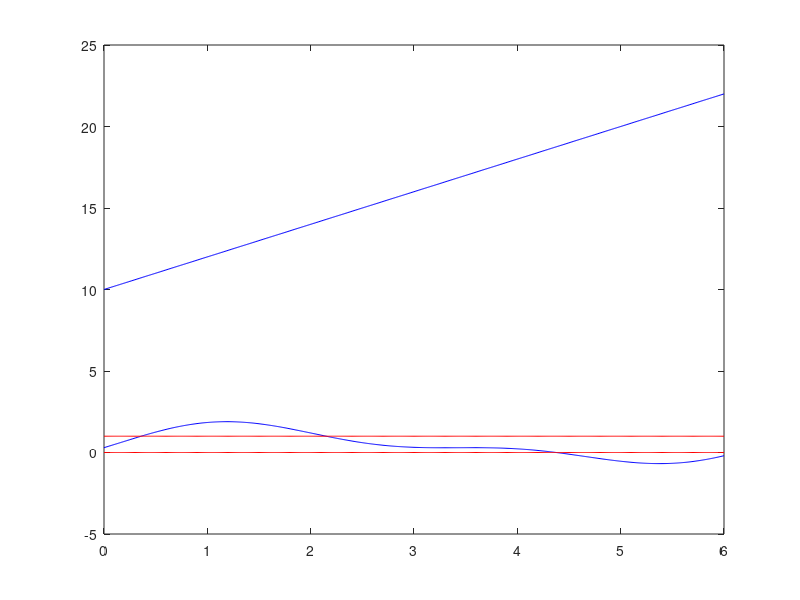

Recreate this plot in MATLAB.
function testnet

x = 0:0.01:6;
x(2,:) = x(1,:)+10;
y = sin(x(1,:)) + sin(x(2,:)).^2;
y(2,:) = x(1,:) + x(2,:);

[w1,b1,w2,b2] = train(x',y');
yt = test(x',w1,b1,w2,b2);
yt = yt';

plot(x(1,:),y(1,:),'-b',x(1,:),y(2,:),'-b',x(1,:),yt(1,:),'-r',x(1,:),yt(2,:),'-r');
%plot(x(1,:),yt(1,:),'-r',x(1,:),yt(2,:),'-r');

end

function [w1,b1,w2,b2] = train(x,y,hn=10)

w1 = randn(size(x,2), hn);
b1 = randn(1, hn);
w2 = randn(hn, size(y,2));
b2 = randn(1, size(y,2));

eta = 0.01;

for epo=1:10
  shufi = randperm(size(x,1));
  for ii=1:length(shufi)
    i = shufi(ii);
    xx=x(i,:)';
    yy=y(i,:)';

    [z1, a1] = forward(w1,b1,xx);
    [z2, a2] = forward(w2,b2,a1);

    db2 = cost_deriv(a2, yy) .* activation_deriv(z2);
    dw2 = a1.*db2';

    db1 = (w2 * db2) .* activation_deriv(z1);
    dw1 = xx.*db1';

    w1 = w1 - eta.*dw1;
    b1 = b1 - eta.*db1';
    w2 = w2 - eta.*dw2;
    b2 = b2 - eta.*db2';
  end
  yy = test(x,w1,b1,w2,b2);
  sum(sum(abs(yy-y)))
end

end

function y = test(x,w1,b1,w2,b2)
y = zeros(size(x,1),size(w2,2));
for i=1:size(x,1)
  [z1, a1] = forward(w1,b1,x(i,:)');
  [x2, a2] = forward(w2,b2,a1);
  y(i,:) = a2;
end
end

function v = activation(v)
v = 1 ./ (1 + exp(v));
end

function v = activation_deriv(v)
v = activation(v).*(1 - activation(v));
end

function v = cost_deriv(x, y)
v = x - y;
end

function [z,a] = forward(w,b,x)
z = x'*w+b;
a = zeros(1,size(w,2));
for i=1:size(w,2)
  a(i) = activation(z(i));
end
z = z';
a = a';
end